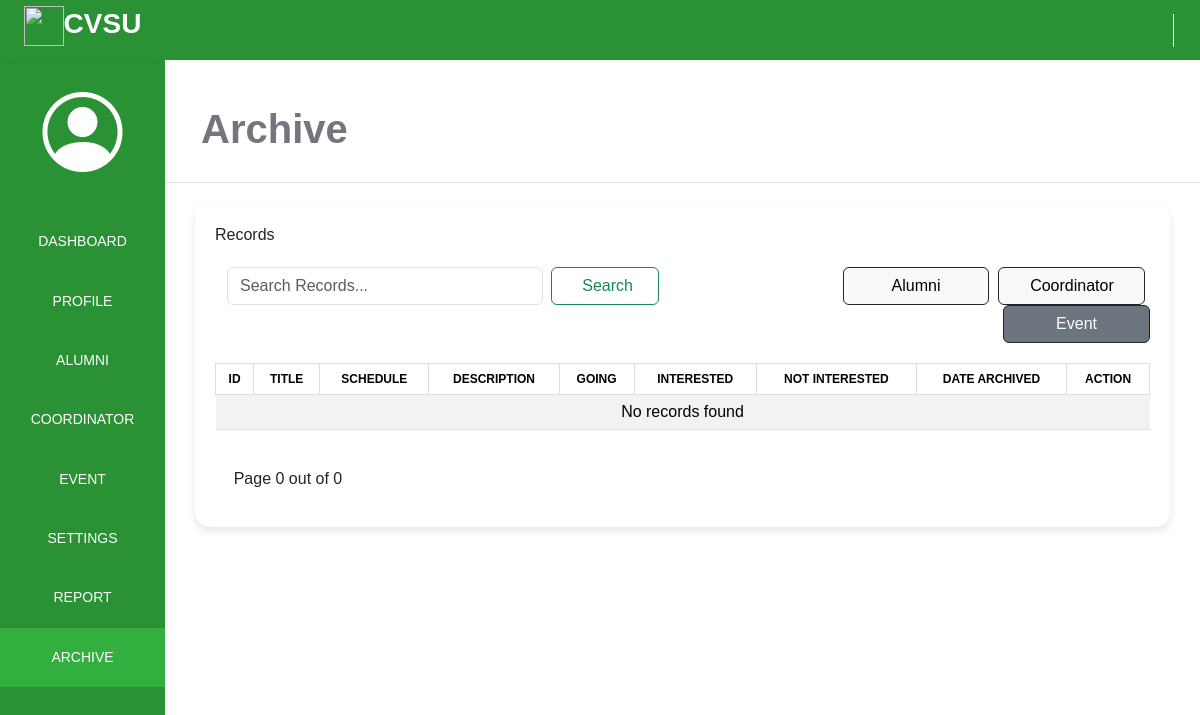
The app's page /adminPage/archive/event_archive.php, older data.
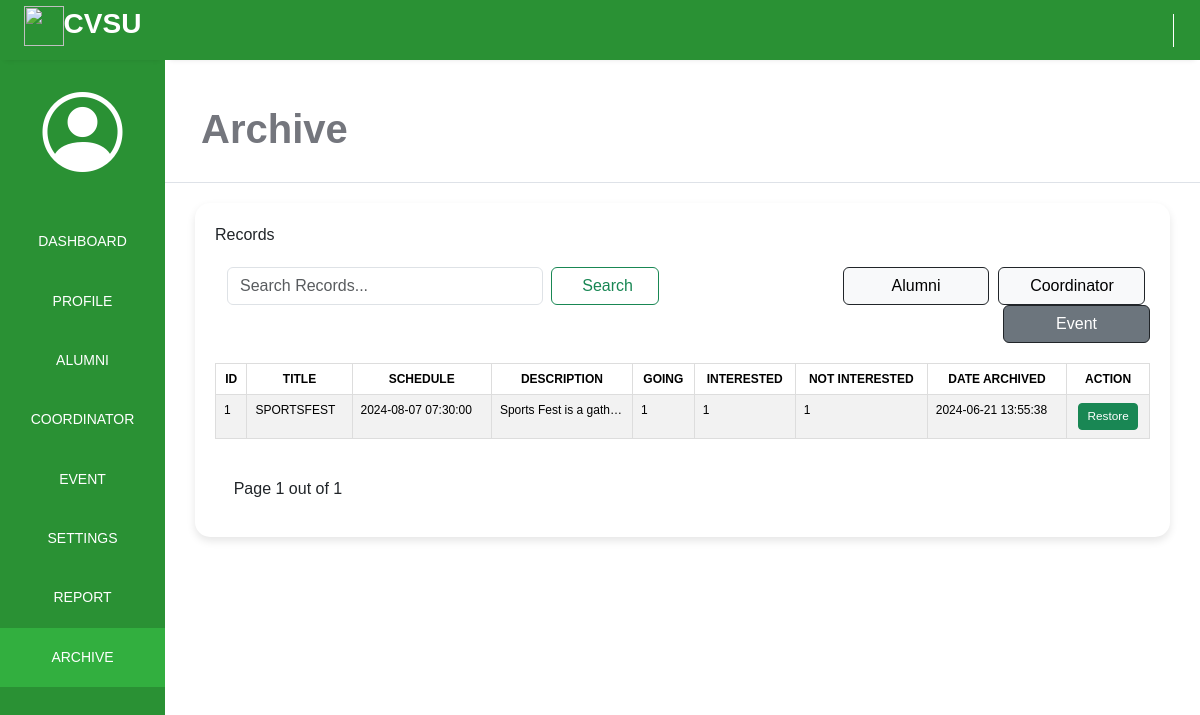
The same page, newer data.
### tables this page shows
CREATE TABLE `event_archive` (
  `event_id` int(10) NOT NULL,
  `title` varchar(255) NOT NULL,
  `sched_date` date NOT NULL,
  `sched_time` time NOT NULL,
  `description` text NOT NULL,
  `image` longblob NOT NULL,
  `going` int(10) NOT NULL,
  `interested` int(10) NOT NULL,
  `not_interested` int(10) NOT NULL,
  `date_created` datetime NOT NULL,
  `date_archived` timestamp NOT NULL DEFAULT current_timestamp() ON UPDATE current_timestamp()
);

### adminPage/archive/event_archive.php (the view, shortened to what this page needs)
<?php
$serername = "localhost";
$db_username = "root";
$db_password = "";
$db_name = "alumni_management_system";
$conn = mysqli_connect($serername, $db_username, $db_password, $db_name);
$records_per_page = 6;
$current_page = isset($_GET['page']) ? $_GET['page'] : 1;
$start_from = ($current_page - 1) * $records_per_page;
$sql = "SELECT * FROM event_archive ";
$sql .= "LIMIT $start_from, $records_per_page";
$result = $conn->query($sql);
$total_records_query = "SELECT COUNT(*) FROM event_archive";
$total_records_result = mysqli_query($conn, $total_records_query);
$total_records_row = mysqli_fetch_array($total_records_result);
$total_records = $total_records_row[0];
$total_pages = ceil($total_records / $records_per_page);
?>
<!DOCTYPE html>
<html lang="en">
<head>
    <link rel="stylesheet" href="./css/alumni_arc.css">
    <link rel="stylesheet" href="https://maxst.icons8.com/vue-static/landings/line-awesome/line-awesome/1.3.0/css/line-awesome.min.css">
    <link rel="stylesheet" href="https://cdn.jsdelivr.net/npm/bootstrap@5.3.3/dist/css/bootstrap.min.css">
    <link href='https://unpkg.com/boxicons@2.1.4/css/boxicons.min.css' rel='stylesheet'>
    <link rel="stylesheet" href="https://cdn.jsdelivr.net/npm/bootstrap-icons@1.11.3/font/bootstrap-icons.min.css">
</head>
<body>
    <div class="sidebar">
        <div class="side-header">
            <h3><img src="https://cvsu-imus.edu.ph/student-portal/assets/images/logo-mobile.png"></img><span>CVSU</span></h3>
        </div>
        <div class="side-content">
            <div class="profile">
            <i class="bi bi-person-circle"></i>
            </div>
            <div class="side-menu">
                <ul>
                    <li>
                        <a href="../dashboard_admin.php">
                            <small>DASHBOARD</small>
                        </a>
                    </li>
                    <li>
                        <a href="../profile/profile.php">
                            <small>PROFILE</small>
                        </a>
                    </li>
                    <li>
                        <a href="../alumni/alumni.php">
                            <small>ALUMNI</small>
                        </a>
                    </li>
                    <li>
                        <a href="../coordinator/coordinator.php">
                            <small>COORDINATOR</small>
                        </a>
                    </li>
                    <li>
                        <a href="../event/event.php">
                            <small>EVENT</small>
                        </a>
                    </li>
                    <li>
                        <a href="../settings/about.php">
                            <small>SETTINGS</small>
                        </a>
                    </li>
                    <li>
                        <a href="../report/report.php">
                            <small>REPORT</small>
                        </a>
                    </li>
                    <li>
                        <a href="./event_archive.php" class="active">
                            <small>ARCHIVE</small>
                        </a>
                    </li>
                </ul>
            </div>
        </div>
    </div>
    <div class="main-content">
        <header>
            <div class="header-content">
                <div class="header-menu">
                    <div class="user">
                        <a href="../logout.php">
                            <span class="las la-power-off" style="font-size: 30px; border-left: 1px solid #fff; padding-left:10px; color:#fff"></span>
                        </a>
                    </div>
                </div>
            </div>
        </header>
        <main>
            <div class="page-header">
                <h1><strong>Archive</strong></h1>
            </div>
            <div class="container-fluid" id="main-container">
                <div class="container-fluid" id="content-container">
                    <div class="container-title">
                        <span>Records</span>
                    </div>
                    <div class="congainer-fluid" id="column-header">
                        <div class="row">
                            <div class="col">
                                <div class="search">
                                    <form class="d-flex" role="search">
                                        <div class="container-fluid" id="search">
                                            <input class="form-control me-2" type="search" name="query" placeholder="Search Records..." aria-label="Search" value="<?php echo isset($_GET['query']) ? $_GET['query'] : ''; ?>">
                                            <button class="btn btn-outline-success" type="submit" style="padding-left: 30px; padding-right: 39px;">Search</button>
                                        </div>
                                    </form>
                                </div>
                            </div>
                            <div class="col" style="text-align: end;">
                                <div class="add-button">
                                    <a class='btn btn-light border border-dark' href='./alumni_archive.php' style="padding-left: 48px; padding-right: 48px; margin-right: 1%;">Alumni</a>
                                    <a class='btn btn-light border border-dark' href='./coor_archive.php' style="padding-left: 30.7px; padding-right: 30.7px; margin-right: 1%;">Coordinator</a>
                                    <a class='btn btn-secondary border border-dark' href='./event_archive.php' style="padding-left: 52px; padding-right: 52px;">Event</a>
                                </div>
                            </div>
                        </div>
                    </div>
                    <div class="table-content">
                        <table id="example" class="table-responsive table table-striped table-hover ">
                            <thead>
                                <tr>
                                    <th scope="col" class="inline">ID</th>
                                    <th scope="col" class="inline">TITLE</th>
                                    <th scope="col" class="inline">SCHEDULE</th>
                                    <th scope="col" class="inline">DESCRIPTION</th>
                                    <th scope="col" class="inline">GOING</th>
                                    <th scope="col" class="inline">INTERESTED</th>
                                    <th scope="col" class="inline">NOT INTERESTED</th>
                                    <th scope="col" class="inline">DATE ARCHIVED</th>
                                    <th scope="col" class="inline">ACTION</th>
                                </tr>
                            </thead>
                            <tbody>
                                <?php
                                if ($result->num_rows > 0) {
                                    while ($row = $result->fetch_assoc()) {
                                        $schedule = $row["sched_date"] . "  " . $row["sched_time"];
                                ?>
                                        <tr>
                                            <td class="inline"><?php echo $row['event_id'] ?></td>
                                            <td class="inline"><?php echo $row['title'] ?></td>
                                            <td class="inline"><?php echo htmlspecialchars($schedule) ?></td>
                                            <td class="inline"><?php echo $row['description'] ?></td>
                                            <td class="inline"><?php echo $row['going'] ?></td>
                                            <td class="inline"><?php echo $row['interested'] ?></td>
                                            <td class="inline"><?php echo $row['not_interested'] ?></td>
                                            <td class="inline"><?php echo $row['date_archived'] ?></td>
                                            <?php
                                            echo "
                                                <td class='inline act'>
                                                    <div class='button'>
                                                        <a class='btn btn-success btn-sm' href='./restore_event.php?id=$row[event_id]' style='font-size: 11.8px;'>Restore</a>
                                                    </div>
                                                </td>
                                            "; ?>
                                        </tr>
                                <?php
                                    }
                                } else {
                                    $current_page = 0;
                                    echo '<tr><td colspan="12" style="text-align: center;">No records found</td></tr>';
                                }
                                ?>
                            </tbody>
                        </table>
                    </div>
                    <div>
                        <p style="margin-left:2%;margin-top:2.3%;">Page <?= $current_page ?> out of <?= $total_pages ?></p>
                    </div>
                </div>
            </div>
        </main>
</body>
</html>

### adminPage/archive/css/alumni_arc.css (style rules this page uses)
:root { --main-color: #2a9134; --color-dark: #34425A; --text-grey: #B0B0B0; }
* { margin: 0; padding: 0; text-decoration: none; list-style-type: none; box-sizing: border-box; font-family: 'Merriweather', sans-serif; overflow-x: hidden; }
.sidebar { position: fixed; height: 100%; width: 165px; left: 0; bottom: 0; top: 0; z-index: 100; background: #2a9134; box-shadow: 0px 5px 5px 5px rgb(0 0 0 0.2); transition: left 300ms; }
.side-header span { font-weight: bold; }
.side-header { box-shadow: 0px 5px 5px -5px rgb(0 0 0 /10%); background: var(--main-color); height: 60px; display: flex; justify-content: center; align-items: center; }
.side-header img { width: 40px; }
.side-header h3, side-head span { color: #fff; font-weight: 400; }
.side-content { height: calc(100vh - 60px); overflow: auto; }
.profile { text-align: center; padding: 2rem 0rem; }
.side-menu ul { text-align: center; padding: 0px; }
.side-menu ul li small { color: white; ; }
.side-menu a { display: block; padding: 1.2rem 0rem; text-decoration: none !important; }
.side-menu a.active { background: #32af3f; }
.side-menu a.active span, .side-menu a.active small { color: #fff; }
.side-menu a span, .side-menu a small { color: #899DC1; }
.main-content { margin-left: 165px; width: calc(100% - 165px); transition: margin-left 300ms; }
header { position: fixed; right: 0; top: 0; left: 165px; z-index: 100; height: 60px; box-shadow: 0px 5px 5px -5px rgb(0 0 0 /10%); background: #2a9134; transition: left 300ms; }
.header-content, .header-menu { display: flex; align-items: center; }
.header-content { justify-content: space-between; padding: 0rem 1rem; }
.header-menu { justify-content: flex-end; padding-top: .5rem; }
.user { display: flex; align-items: center; }
main { margin-top: 60px; }
.page-header { padding: 1.3rem 1rem; background: #fff; border-bottom: 1px solid #dee2e8; width: 100%; }
.page-header h1, .page-header small { color: #74767d; margin-left: 20px; width: 100%; }
.table-content { margin-top: 20px; width: 100%; overflow-y: hidden; overflow-x: auto; }
.side-content .profile i { color: #fff; font-size: 80px; font-weight: lighter; }
#main-container { padding-left: 30px; padding-right: 30px; padding-bottom: 30px; }
#column-header { margin-top: 20px; }
#content-container { margin-top: 30px; background-color: #ffffff; border-radius: 15px; box-shadow: 0 4px 8px rgba(0, 0, 0, 0.1); padding: 20px; margin: 20px 0; transition: transform 0.2s; }
#search { display: flex; justify-content: left; }

### adminPage/archive/event_archive.php (style rules this page uses)
table { width: 100%; border-collapse: collapse; }
td { text-align: left; }
.inline { border: 1px solid #dddddd; padding: 8px; font-size: 12px; white-space: nowrap; overflow: hidden; text-overflow: ellipsis; max-width: 130px; }
.act { max-width: 235px; text-align: center; }
th { background-color: #368DB8; font-weight: bold; text-align: center; }

Row changes from the older to the newer data that the page shows:
added event_archive: event_id "1", title "SPORTSFEST", schedule "2024-08-07 07:30:00", description "Sports Fest is a gath…", going "1", interested "1", not_interested "1", date_archived "2024-06-21 13:55:38"
Text that changed along with them:
$current_page: "0" → "1"
$total_pages: "0" → "1"
text no longer shown: "No records found"
